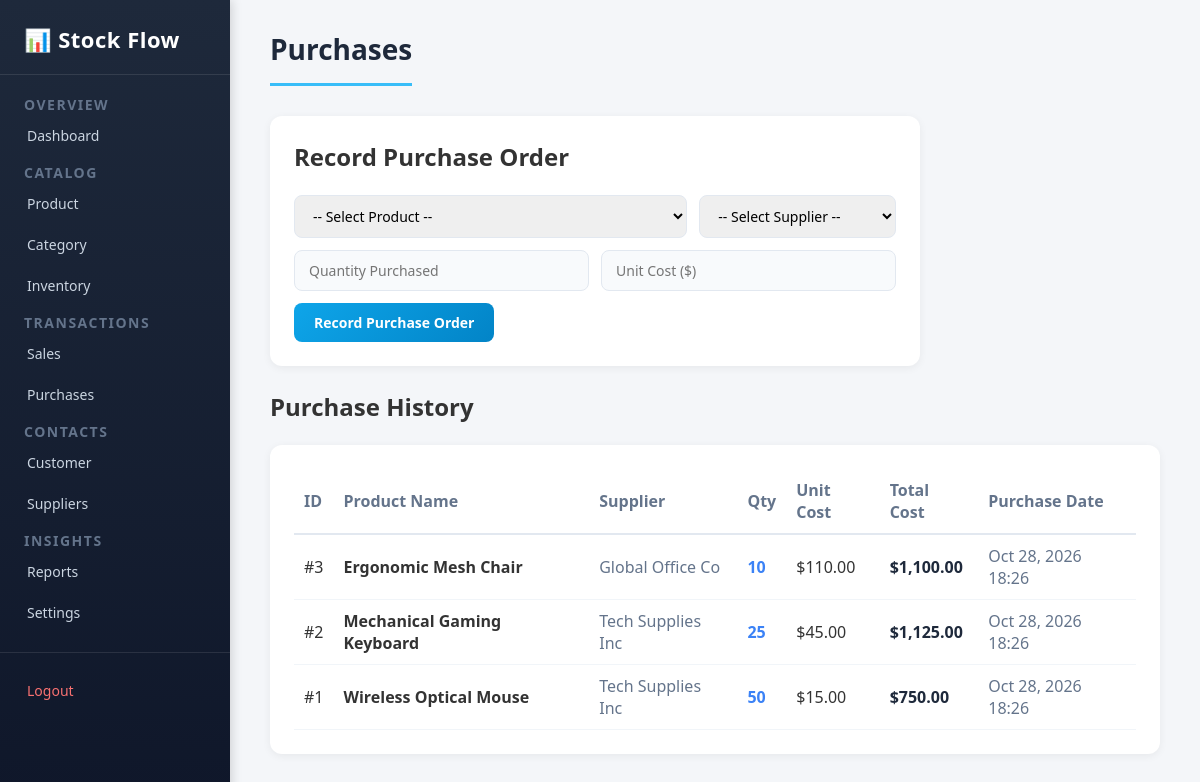
Screenshot of /_backup_original/pages/purchases.php (signed in) with the database file from the repository.
### tables this page shows
CREATE TABLE IF NOT EXISTS `purchases` (
    `id` INT AUTO_INCREMENT PRIMARY KEY,
    `user_id` INT NULL,
    `product_id` INT NOT NULL,
    `supplier_id` INT NULL,
    `quantity` INT NOT NULL,
    `unit_cost` DECIMAL(10, 2) NOT NULL,
    `total_amount` DECIMAL(10, 2) NOT NULL,
    `purchase_date` TIMESTAMP DEFAULT CURRENT_TIMESTAMP,
    FOREIGN KEY (`user_id`) REFERENCES `users`(`id`) ON DELETE SET NULL,
    FOREIGN KEY (`product_id`) REFERENCES `products`(`id`) ON DELETE CASCADE,
    FOREIGN KEY (`supplier_id`) REFERENCES `suppliers`(`id`) ON DELETE SET NULL
);

CREATE TABLE IF NOT EXISTS `products` (
    `id` INT AUTO_INCREMENT PRIMARY KEY,
    `sku` VARCHAR(50) NOT NULL UNIQUE,
    `name` VARCHAR(150) NOT NULL,
    `category_id` INT NULL,
    `price` DECIMAL(10, 2) NOT NULL DEFAULT 0.00,
    `cost` DECIMAL(10, 2) NOT NULL DEFAULT 0.00,
    `quantity` INT NOT NULL DEFAULT 0,
    `min_stock` INT NOT NULL DEFAULT 5,
    `description` TEXT,
    `created_at` TIMESTAMP DEFAULT CURRENT_TIMESTAMP,
    `updated_at` TIMESTAMP DEFAULT CURRENT_TIMESTAMP ON UPDATE CURRENT_TIMESTAMP,
    FOREIGN KEY (`category_id`) REFERENCES `categories`(`id`) ON DELETE SET NULL
);

CREATE TABLE IF NOT EXISTS `suppliers` (
    `id` INT AUTO_INCREMENT PRIMARY KEY,
    `name` VARCHAR(100) NOT NULL,
    `company` VARCHAR(100) NULL,
    `email` VARCHAR(100) NULL,
    `phone` VARCHAR(30) NULL,
    `address` TEXT NULL,
    `created_at` TIMESTAMP DEFAULT CURRENT_TIMESTAMP
);

### _backup_original/pages/purchases.php (the view, shortened to what this page needs)
<?php
require_once __DIR__ . '/../includes/header.php';
$purchases_list = [];
if ($pdo !== null) {
    $stmt = $pdo->query("SELECT pu.*, p.name AS product_name, p.sku, s.name AS supplier_name, s.company
                         FROM purchases pu
                         JOIN products p ON pu.product_id = p.id
                         LEFT JOIN suppliers s ON pu.supplier_id = s.id
                         ORDER BY pu.id DESC");
    $purchases_list = $stmt->fetchAll();
}
?>
<h1>Purchases</h1>
<div class="form-card" style="max-width: 650px;">
    <h2>Record Purchase Order</h2>
    <br>
    <form method="POST" action="purchases.php" id="todoForm">
        <div style="display: grid; grid-template-columns: 2fr 1fr; gap: 12px;">
            <select name="product_id" id="purchase_product_select" required style="width: 100%; padding: 10px 14px; border-radius: 8px; border: 1.5px solid #e2e8f0; font-family: inherit; font-size: 14px;" onchange="updateCostFromSelect(this)">
                <option value="" data-cost="0">-- Select Product --</option>
            </select>
            <select name="supplier_id" style="width: 100%; padding: 10px 14px; border-radius: 8px; border: 1.5px solid #e2e8f0; font-family: inherit; font-size: 14px;">
                <option value="">-- Select Supplier --</option>
            </select>
        </div>
        <div style="display: grid; grid-template-columns: 1fr 1fr; gap: 12px;">
            <input type="number" name="quantity" placeholder="Quantity Purchased" min="1" required>
            <input type="number" step="0.01" name="unit_cost" id="unit_cost_input" placeholder="Unit Cost ($)" required>
        </div>
        <button type="submit" id="submit">Record Purchase Order</button>
    </form>
</div>
<h2>Purchase History</h2>
<br>
<div class="form-card" style="max-width: 100%;">
    <table style="width: 100%; border-collapse: collapse; text-align: left;">
        <thead>
            <tr style="border-bottom: 2px solid #e2e8f0; color: #64748b;">
                <th style="padding: 10px;">ID</th>
                <th style="padding: 10px;">Product Name</th>
                <th style="padding: 10px;">Supplier</th>
                <th style="padding: 10px;">Qty</th>
                <th style="padding: 10px;">Unit Cost</th>
                <th style="padding: 10px;">Total Cost</th>
                <th style="padding: 10px;">Purchase Date</th>
            </tr>
        </thead>
        <tbody>
            <?php if (empty($purchases_list)): ?>
                <tr>
                    <td colspan="7" style="padding: 15px; color: #64748b;">No purchase transactions recorded.</td>
                </tr>
            <?php else: ?>
                <?php foreach ($purchases_list as $pu): ?>
                    <tr style="border-bottom: 1px solid #f1f5f9;">
                        <td style="padding: 10px;">#<?php echo $pu['id']; ?></td>
                        <td style="padding: 10px; font-weight: 600;"><?php echo htmlspecialchars($pu['product_name']); ?></td>
                        <td style="padding: 10px; color: #64748b;"><?php echo htmlspecialchars($pu['supplier_name'] ?? 'General Supplier'); ?></td>
                        <td style="padding: 10px; font-weight: 600; color: #3b82f6;"><?php echo $pu['quantity']; ?></td>
                        <td style="padding: 10px;">$<?php echo number_format($pu['unit_cost'], 2); ?></td>
                        <td style="padding: 10px; font-weight: 700; color: #1e293b;">$<?php echo number_format($pu['total_amount'], 2); ?></td>
                        <td style="padding: 10px; color: #64748b;"><?php echo date('M d, Y H:i', strtotime($pu['purchase_date'])); ?></td>
                    </tr>
                <?php endforeach; ?>
            <?php endif; ?>
        </tbody>
    </table>
</div>
<?php require_once __DIR__ . '/../includes/footer.php'; ?>

### _backup_original/style/style.css (style rules this page uses)
* { margin: 0; padding: 0; box-sizing: border-box; }
body { font-family: 'Segoe UI', Tahoma, Geneva, Verdana, sans-serif; background-color: #f4f6f9; color: #333; min-height: 100vh; }
#rightsidebar > h1 { font-size: 28px; font-weight: 700; color: #1e293b; margin-bottom: 30px; padding-bottom: 15px; border-bottom: 3px solid #38bdf8; display: inline-block; }
.form-card { background: #ffffff; border-radius: 12px; padding: 24px; box-shadow: 0 2px 8px rgba(0, 0, 0, 0.06); margin-bottom: 24px; max-width: 600px; }
#todoForm { display: flex; flex-direction: column; gap: 12px; }
#todoForm input, #todoForm textarea { width: 100%; padding: 10px 14px; font-size: 14px; font-family: inherit; color: #1e293b; background: #f8fafc; border: 1.5px solid #e2e8f0; border-radius: 8px; outline: none; transition: border-color 0.2s ease; }
#submit { padding: 10px 20px; font-size: 14px; font-weight: 600; font-family: inherit; color: #ffffff; background: linear-gradient(135deg, #0ea5e9 0%, #0284c7 100%); border: none; border-radius: 8px; cursor: pointer; transition: transform 0.2s ease, box-shadow 0.2s ease; align-self: flex-start; }

### rows the page displays
purchases: id "3", product.name "Ergonomic Mesh Chair", supplier.name "Global Office Co", quantity "10", unit_cost "110.00", total_amount "1,100.00", purchase_date "Oct 28, 2026 18:26"
purchases: id "2", product.name "Mechanical Gaming Keyboard", supplier.name "Tech Supplies Inc", quantity "25", unit_cost "45.00", total_amount "1,125.00", purchase_date "Oct 28, 2026 18:26"
purchases: id "1", product.name "Wireless Optical Mouse", supplier.name "Tech Supplies Inc", quantity "50", unit_cost "15.00", total_amount "750.00", purchase_date "Oct 28, 2026 18:26"
